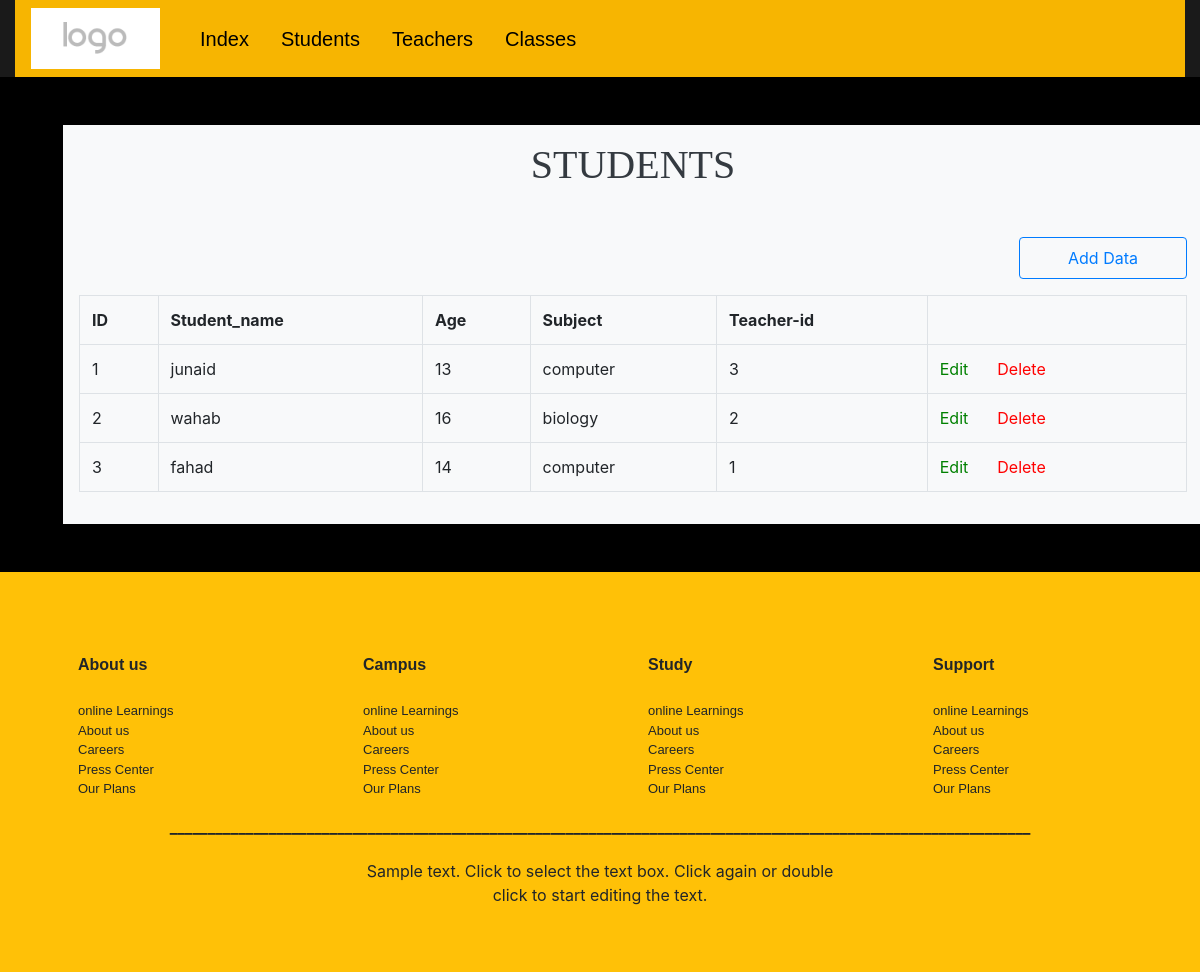
/student.php, run on the app's committed database.
### tables this page shows
CREATE TABLE `students` (
  `id` int(5) NOT NULL,
  `student_name` varchar(11) NOT NULL,
  `age` int(12) NOT NULL,
  `subject` varchar(13) NOT NULL,
  `teacher_id` int(255) NOT NULL
);

### student.php (the view, shortened to what this page needs)
<?php
    include ("connect.php");
    $sql = "SELECT * FROM students";
    $result = $conn->query($sql);
?>
<!DOCTYPE html>
<html lang="en">
<head>
    <link rel="stylesheet" href="assets/css/bootstrap.css">
    <link rel="stylesheet" href="assets/css/bootstrap.min.css">
    <link rel="stylesheet" href="assets/css/fontawesome.min.css">
</head>
<body style ="background-color:black;">
    <div style="background-color: #1A1A1A;">
        <?php include ("nav.php") ?>
    </div>
    <div class="container-fluid">
        <div class="m-5 shadow-lg bg-light p-3 container">
            <h1 class="text-center text-dark mb-5" style ="font-family:'fantasy';">STUDENTS</h1>
            <a href="student_create.php"><button style = "float:right;" class="  btn pl-5 pr-5 pt-2 pb-2 btn-outline-primary mb-3">Add Data</button></a>
            <table class="table table-hover  table-bordered ">
                <tr>
                    <th>ID</th>
                    <th>Student_name</th>
                    <th>Age</th>
                    <th>Subject</th>
                    <th>Teacher-id</th>
                </tr>
                <?php
                    if ($result->num_rows > 0){
                        while($row = $result->fetch_assoc()){
                ?>
                <tr>
                    <td><?php echo $row['id']; ?></td>
                    <td><?php echo $row['student_name']; ?></td>
                    <td><?php echo $row['age']; ?></td>
                    <td><?php echo $row['subject']; ?></td>
                    <td><?php echo $row['teacher_id']; ?></td>
                    <td>
                        <a style = "color:green;" href="student_edit.php?id=<?php echo $row['id']?>"> Edit</a>&nbsp;
                        <a style = "color:red;padding-left:20px;" href="student_delete.php?id=<?php echo $row['id']?>"> Delete</a>&nbsp;
                    </td>
                </tr>
                <?php
                        }
                    }
                ?>
            </table>
        </div>
    </div>
    <?php include ("fooTer.php"); ?>
</body>
</html>

### student.php (style rules this page uses)
a:link { text-decoration: none; }

### data on the page
students: id "1", student_name "junaid", age "13", subject "computer", teacher "3"
students: id "2", student_name "wahab", age "16", subject "biology", teacher "2"
students: id "3", student_name "fahad", age "14", subject "computer", teacher "1"
